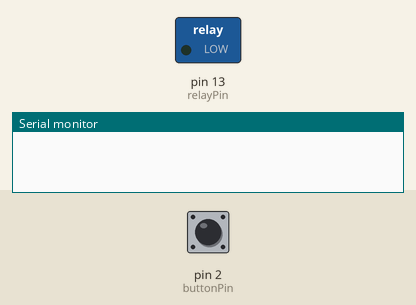
Bench run of a sketch on a simulated Arduino Uno, built with avr-gcc and run on an emulated ATmega328P. Shown: switched loads named in the sketch (green lamp = pin HIGH), the last lines printed to the serial monitor. Inputs (shaded band) come from the test bench; at power-on: pin 2 (buttonPin) HIGH.

Above: at 1.2 s.
1.3 s: pin 2 (buttonPin) pulled LOW for 0.15 s
At 2.5 s:
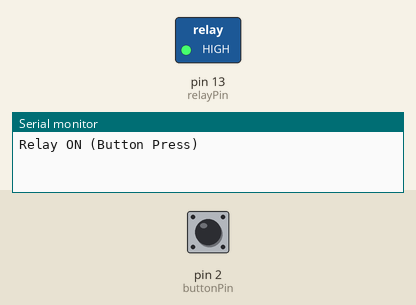
2.9 s: pin 2 (buttonPin) pulled LOW for 1 s
At 3.8 s:
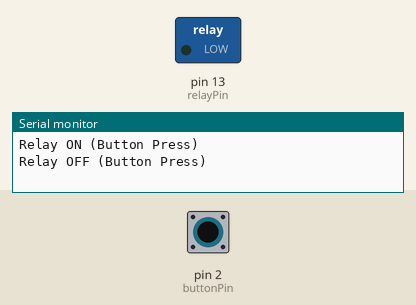
5.4 s: pin 2 (buttonPin) pulled LOW for 3.2 s
At 5.7 s:
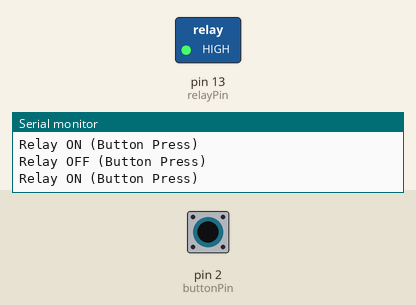
Timing chart, 0 to 8.4 s (numbered marks = the images above; inputs shaded):
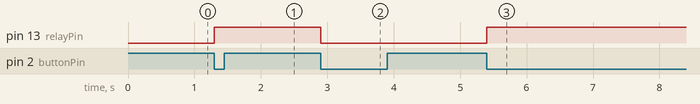

Measured:
- after the input at 1.3 s, pin 13 (relayPin): LOW → HIGH at once
- after the input at 2.9 s, pin 13 (relayPin): HIGH → LOW at once
- after the input at 5.4 s, pin 13 (relayPin): LOW → HIGH at once

The sketch:

uspjesne_lampice.ino
```cpp
// Pin Definitions
const int relayPin = 13;  // Relay control pin
const int buttonPin = 2;  // Button pin

// Timer settings in milliseconds
unsigned long relayOnTime =  6 * 60 * 60 * 1000;  // 6 hours in milliseconds (20 seconds for testing)
unsigned long relayOffTime =  18 * 60 * 60 * 1000;  // 18 hours in milliseconds (10 seconds for testing)
unsigned long previousMillis = 0;  // Store the last time the timer was updated
bool relayState = false;  // Current state of the relay
bool lastButtonState = HIGH;  // Previous button state
bool buttonPressed = false;  // Button state (whether it was pressed or not)

void setup() {
  // Initialize Serial for debugging
  Serial.begin(9600);

  // Initialize relay pin
  pinMode(relayPin, OUTPUT);
  digitalWrite(relayPin, LOW); // Initially turn off the relay

  // Initialize button pin
  pinMode(buttonPin, INPUT_PULLUP); // Use internal pull-up resistor

  // Initialize timer start time (track when Arduino is powered on)
  previousMillis = millis();  // Capture the start time when Arduino is powered on
}

void loop() {
  // Read the button state
  bool buttonState = digitalRead(buttonPin);

  // Check if the button has been pressed (button goes LOW when pressed)
  if (buttonState == LOW && lastButtonState == HIGH) {
    // Button was pressed, toggle relay state
    relayState = !relayState;
    digitalWrite(relayPin, relayState ? HIGH : LOW);  // Change relay state
    Serial.println(relayState ? "Relay ON (Button Press)" : "Relay OFF (Button Press)");
    delay(200); // Debounce delay to avoid multiple presses
  }

  lastButtonState = buttonState; // Update last button state

  // Get the current time since the Arduino started (in milliseconds)
  unsigned long currentMillis = millis();

  // Timing logic for automatic relay cycling
  if (relayState == false) {
    // If relay is OFF, check if 6 hours (onDuration) have passed (for testing, use a smaller value)
    if (currentMillis - previousMillis >= relayOnTime) {
      relayState = true;
      digitalWrite(relayPin, HIGH);  // Turn the relay ON
      previousMillis = currentMillis;  // Reset the timer to wait for the next OFF period
      Serial.println("Relay ON (Timer)");
    }
  } else {
    // If relay is ON, check if 18 hours (offDuration) have passed (for testing, use a smaller value)
    if (currentMillis - previousMillis >= relayOffTime) {
      relayState = false;
      digitalWrite(relayPin, LOW);  // Turn the relay OFF
      previousMillis = currentMillis;  // Reset the timer to wait for the next ON period
      Serial.println("Relay OFF (Timer)");
    }
  }
}
```
